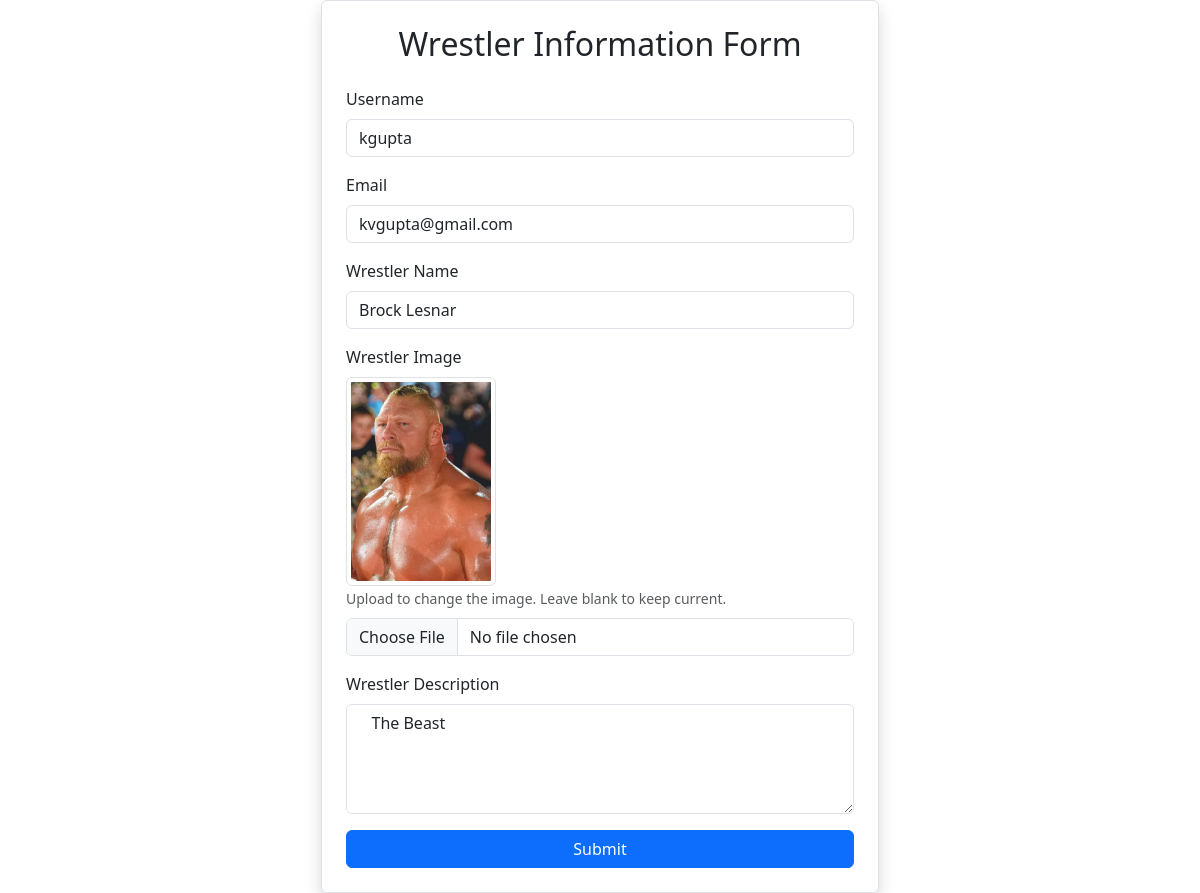
Page /update_wrestler/5/ (signed in) on the committed database.
### home/models.py (models this page shows, shortened)
class Home(models.Model):
    user = models.ForeignKey(User, on_delete=models.SET_NULL, null=True, blank=True)  # Optional: link to User model
    username = models.CharField(max_length = 100)
    email = models.EmailField()
    wrestler_name = models.CharField(max_length = 100)
    wrestler_image = models.ImageField(upload_to='wrestler_images/',blank=True, null=True)
    wrestler_description = models.TextField()

### home/views.py (the view, shortened to what this page needs)
# urls.py: path('update_wrestler/<id>/', update_wrestler, name='update_wrestler'),
@login_required(login_url='/login/')
def update_wrestler(request, id):
    query = Home.objects.get(id=id)
    return render(request, "home/update_wrestler.html", context={"wrestler": query})

### home/templates/home/update_wrestler.html (shortened to what this page needs)
{% extends "base.html" %}
{% block content %}
<div class="container d-flex justify-content-center align-items-center" style="min-height: 100vh;">
  <div class="w-50 p-4 border rounded shadow">
    <h2 class="mb-4 text-center">Wrestler Information Form</h2>
    <form method="post" enctype="multipart/form-data">
      <div class="mb-3">
        <label for="id_username" class="form-label">Username</label>
        <input value="{{wrestler.username}}" type="text" class="form-control" id="id_username" name="username" maxlength="100" required>
      </div>
      <div class="mb-3">
        <label for="id_email" class="form-label">Email</label>
        <input value="{{wrestler.email}}" type="email" class="form-control" id="id_email" name="email" required>
      </div>
      <div class="mb-3">
        <label for="id_wrestler_name" class="form-label">Wrestler Name</label>
        <input value="{{wrestler.wrestler_name}}" type="text" class="form-control" id="id_wrestler_name" name="wrestler_name" maxlength="100" required>
      </div>
      <div class="mb-3">
  <label for="id_wrestler_image" class="form-label">Wrestler Image</label>
  {% if wrestler.wrestler_image %}
    <div class="mb-2">
      <img src="{{ wrestler.wrestler_image.url }}"
           alt="Current Image"
           class="img-thumbnail"
           style="max-width:150px;">
      <br>
      <small class="text-muted">Upload to change the image. Leave blank to keep current.</small>
    </div>
  {% endif %}
  <input type="file" class="form-control" id="id_wrestler_image" name="wrestler_image" accept="image/*">
</div>
      <div class="mb-3">
        <label for="id_wrestler_description" class="form-label">Wrestler Description</label>
        <textarea class="form-control" id="id_wrestler_description" name="wrestler_description" rows="4" required> {{wrestler.wrestler_description}} </textarea>
      </div>
      <button type="submit" class="btn btn-primary w-100">Submit</button>
    </form>
  </div>
</div>
{% endblock %}

### rows in the picture
Home: username "kgupta", email "kvgupta@gmail.com", wrestler_name "Brock Lesnar", wrestler_image (picture), wrestler_description "The Beast"
